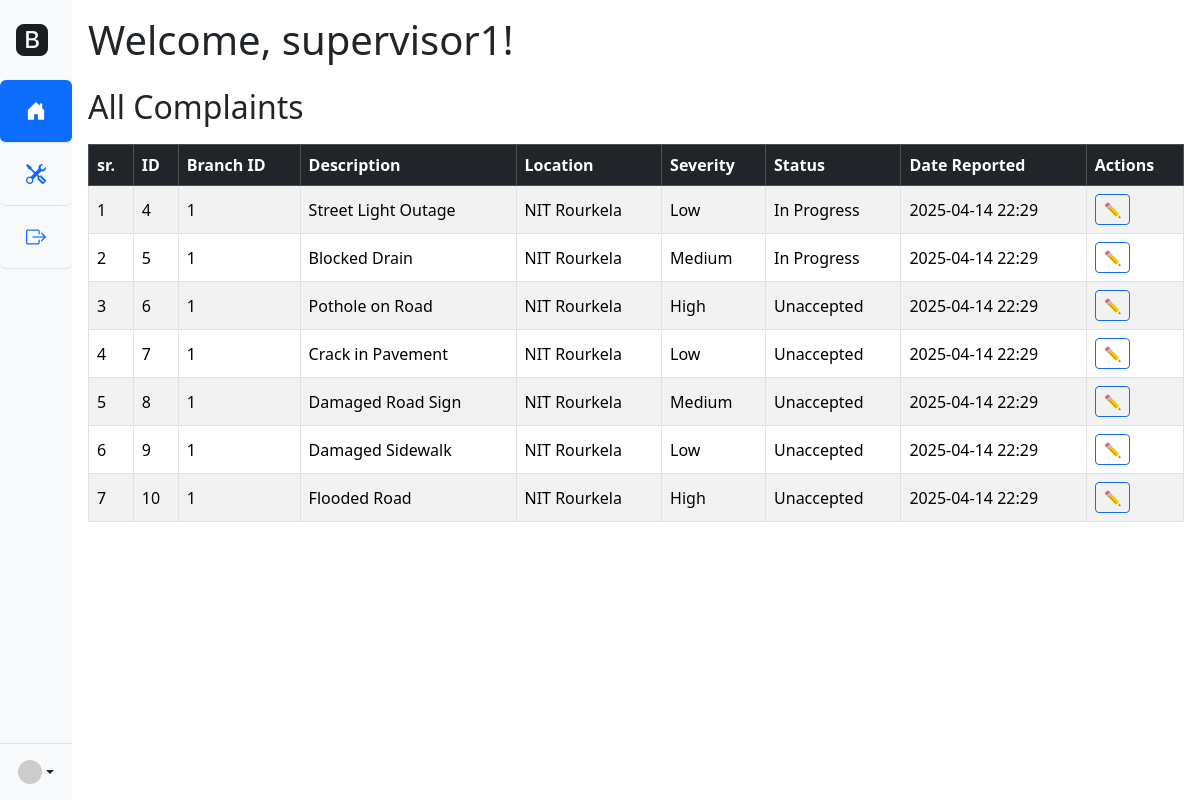
Page /clerk/home_page (signed in) on the committed database.
### backend/app/models.py (models this page shows)
class User(db.Model):
    __tablename__ = 'user'
    id: Mapped[int] = mapped_column(Integer, primary_key=True)
    name: Mapped[str] = mapped_column(String(100), nullable=False)
    username: Mapped[str] = mapped_column(String(100), unique=True, nullable=False)
    email: Mapped[str] = mapped_column(String(100), unique=True, nullable=False)
    phone_no: Mapped[str] = mapped_column(String(10), unique=True, nullable=False)
    password: Mapped[str] = mapped_column(String(100), nullable=False)
    role: Mapped[str] = mapped_column(String(20), nullable=False)
    complaints_clerk = db.relationship('Complaint', foreign_keys='Complaint.clerk_id', backref='clerk', lazy=True)
    complaints_resident = db.relationship('Complaint', foreign_keys='Complaint.residence_id', backref='resident', lazy=True)
    repairs = db.relationship('Repair', backref='supervisor', lazy=True)
    branches = db.relationship('BranchOffice', backref='supervisor', lazy=True)

class Complaint(db.Model):
    __tablename__ = 'complaint'
    id: Mapped[int] = mapped_column(Integer, primary_key=True)
    clerk_id: Mapped[int] = mapped_column(Integer, ForeignKey('user.id'), nullable=False)
    residence_id: Mapped[int] = mapped_column(Integer, ForeignKey('user.id'), nullable=False)
    branch_office_id: Mapped[int] = mapped_column(Integer, ForeignKey('branch_office.id'), nullable=True)
    location: Mapped[str] = mapped_column(String(255), nullable=False)
    description: Mapped[str] = mapped_column(String(255), nullable=False)
    severity: Mapped[str] = mapped_column(String(50), nullable=False)
    status: Mapped[str] = mapped_column(String(50), nullable=False, default='unaccepted') #unaccepted, accepted, in_progress, completed
    date_reported: Mapped[DateTime] = mapped_column(DateTime, default=lambda: datetime.now(timezone.utc))
    repair = db.relationship('Repair', backref='complaint', lazy=True, uselist=False)

### backend/app/clerk_routes.py (the view)
@clerk_bp.route("/home_page", methods=['GET'])
def home_page():
    if "user_id" not in session:
        flash("You need to log in first!", "warning")
        return redirect(url_for("main.login"))
    username = db.session.query(User).filter_by(id=session["user_id"]).first().name
    all_complaints = db.session.execute(db.select(Complaint).where(Complaint.status!='Completed')).scalars().all()
    complaints_list = []
    for complaints in all_complaints:
        complaints_list.append({
            "id": complaints.id,
            "description": complaints.description,
            "location": complaints.location,
            "severity": complaints.severity,
            "status": complaints.status,
            "date": complaints.date_reported.strftime("%Y-%m-%d %H:%M") if complaints.date_reported else "N/A",
            "clerk_id": complaints.clerk_id,
            "residence_id": complaints.residence_id,
            "branch_office_id": complaints.branch_office_id,
            "branch": db.session.query(BranchOffice).filter_by(id=complaints.branch_office_id).first().name
        })
    return render_template("clerk/clerk.html", complaints=complaints_list,user=username)

### frontend/templates/clerk/clerk.html (shortened to what this page needs)
{% extends "clerk/base.html" %}
{% block content %}
<h1>Welcome, {{ user }}!</h1>
<div class="complaints-section mt-4">
  <h2>All Complaints</h2>
  <div class="table-responsive">
    <table class="table table-striped table-bordered align-middle">
      <thead class="table-dark">
        <tr>
          <th>sr.</th>
          <th>ID</th>
          <th>Branch ID</th>
          <th>Description</th>
          <th>Location</th>
          <th>Severity</th>
          <th>Status</th>
          <th>Date Reported</th>
          <th>Actions</th>
        </tr>
      </thead>
      <tbody id="complaintsTable">
        {% for complaint in complaints %}
        <tr>
          <td>{{ loop.index }}</td>
          <td>{{ complaint.id }}</td>
          <td>{{ complaint.branch_office_id or "N/A" }}</td>
          <td>{{ complaint.description }}</td>
          <td>{{ complaint.location }}</td>
          <td>{{ complaint.severity }}</td>
          <td>{{ complaint.status }}</td>
          <td>{{ complaint.date}}</td>
          <td>
            <a href="{{ url_for('clerk.edit_complaint', id=complaint.id) }}">
              <button class="btn btn-sm btn-outline-primary">✏️</button>
            </a>
          </td>
        </tr>
        {% endfor %}
      </tbody>
    </table>
  </div>
</div>
{% endblock %}

### frontend/static/css/resident.css (style rules this page uses)
body { margin: 0; font-family: Arial, sans-serif; display: flex; }
.complaints-section { margin-top: 20px; }
table { width: 100%; border-collapse: collapse; margin-top: 10px; }
table, th, td { border: 1px solid #ccc; }
th, td { padding: 10px; text-align: left; }

### frontend/static/css/supervisor.css (style rules this page uses)
tr td, tr th { size: 8px; }

### rows in the picture
User: name "supervisor1"
Complaint: description "Street Light Outage", location "NIT Rourkela", severity "Low", status "In Progress"
Complaint: description "Blocked Drain", location "NIT Rourkela", severity "Medium", status "In Progress"
Complaint: id "6", branch_office_id "1", description "Pothole on Road", location "NIT Rourkela", severity "High", status "Unaccepted", date "2025-04-14 22:29"
Complaint: id "7", branch_office "1", description "Crack in Pavement", location "NIT Rourkela", severity "Low", status "Unaccepted", date "2025-04-14 22:29"
Complaint: id "8", branch_office "1", description "Damaged Road Sign", location "NIT Rourkela", severity "Medium", status "Unaccepted", date "2025-04-14 22:29"
Complaint: id "9", branch_office "1", description "Damaged Sidewalk", location "NIT Rourkela", severity "Low", status "Unaccepted", date "2025-04-14 22:29"
Complaint: id "10", branch_office "1", description "Flooded Road", location "NIT Rourkela", severity "High", status "Unaccepted", date "2025-04-14 22:29"

### other values in the picture
{{ complaint.id }} "4" "5"
{{ complaint.branch_office_id or "N/A" }} "1" "1"
{{ complaint.date }} "2025-04-14 22:29" "2025-04-14 22:29"
